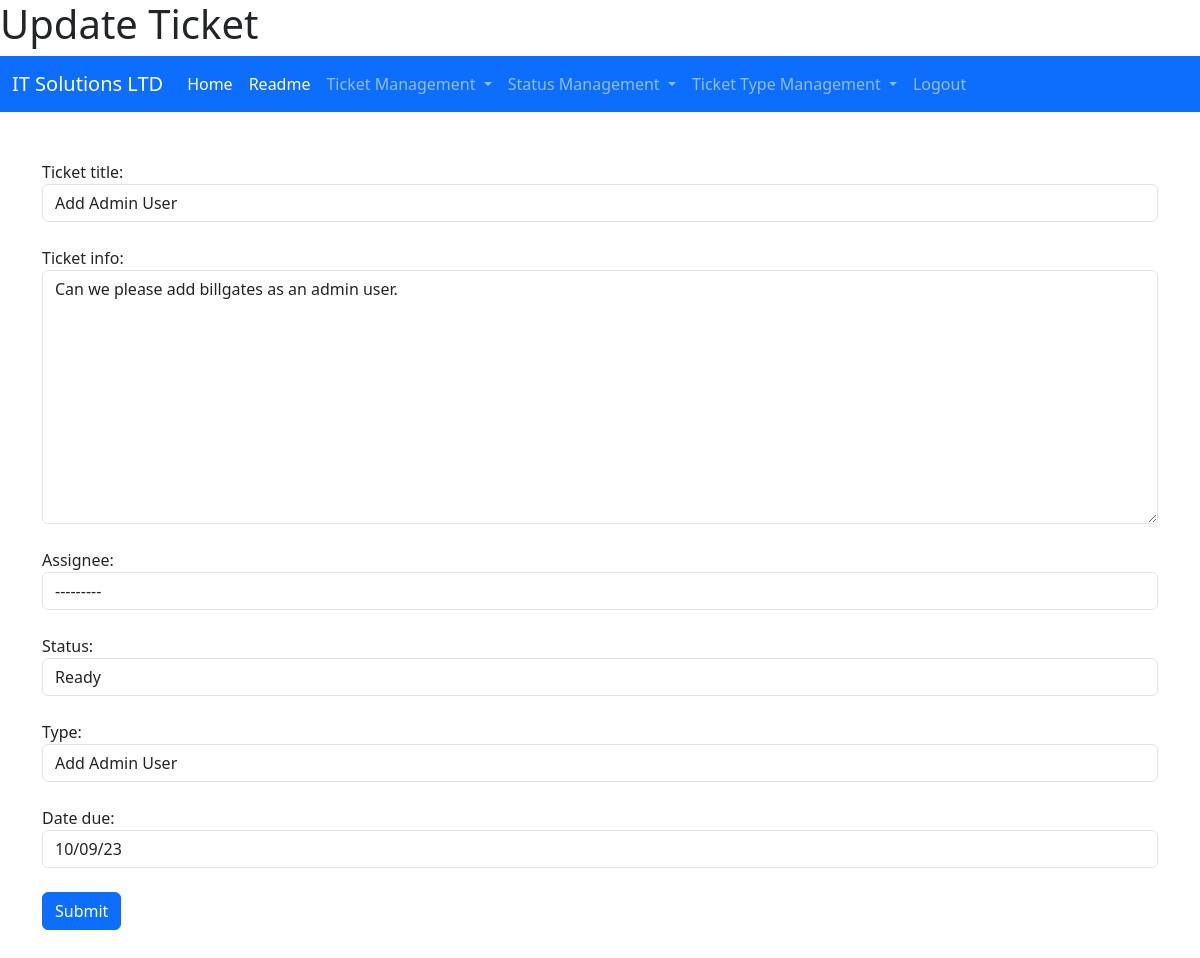
Page /update_ticket/23 (signed in) on the committed database.
### myapp/models.py (models this page shows)
class Ticket(models.Model):
    ticket_id = models.AutoField(primary_key=True, null=False)
    ticket_title = models.CharField(max_length=100, null=False)
    ticket_info = models.CharField(max_length=2000, blank=True, null=True)
    assignee = models.ForeignKey(User, blank=True, on_delete=models.CASCADE, null=True)
    status = models.ForeignKey(Status, on_delete=models.CASCADE, null=True)
    type = models.ForeignKey(TicketType, on_delete=models.CASCADE, null=True)
    date_reported = models.DateField(null=False)
    date_due = models.DateField(blank=True, null=True)
    reporter_id = models.PositiveIntegerField(null=False, default=0)

### myapp/views.py (the view)
# urls.py: path("update_ticket/<int:id>", views.UpdateTicket, name="Update Ticket"),
@login_required(login_url="/login")
def UpdateTicket(request, id):
    ticket = Ticket.objects.get(ticket_id=id)
    if can_user_update_ticket(request, ticket):
        form = AddTicket(request.POST or None, instance=ticket)
        if form.is_valid():
            form.save(request=request)
            messages.success(request, message=f"Ticket {id} Updated")
            return redirect("View Tickets")
        return render(
            request, "myapp/form.html", {"form": form, "title": "Update Ticket"}
        )
    else:
        messages.error(
            request,
            message="You are not an admin user, the assigned user or the user who created this ticket. You cannot update this ticket.",
        )
        return redirect("View Tickets")

### myapp/forms.py (shortened to what this page needs)
class AddTicket(forms.ModelForm):
    class Meta:
        model = Ticket
        fields = (
            "ticket_title",
            "ticket_info",
            "assignee",
            "status",
            "type",
            "date_due",
        )
        widgets = {
            "ticket_title": forms.TextInput(attrs={"class": "form-control"}),
            "ticket_info": forms.Textarea(attrs={"class": "form-control"}),
            "assignee": forms.Select(attrs={"class": "form-control"}),
            "status": forms.Select(attrs={"class": "form-control"}),
            "type": forms.Select(attrs={"class": "form-control"}),
            "date_due": forms.DateInput(
                attrs={"class": "form-control"}, format="%d/%m/%y"
            ),
        }

### myapp/models.py (called while the page is built)
    def __str__(self) -> str:
        return self.status_name

    def __str__(self):
        return self.type_name

### myapp/views.py (called while the page is built)
def can_user_update_ticket(request, ticket: Ticket) -> bool:
    try:
        return (
            request.user.id == ticket.reporter_id
            or request.user.is_superuser
            or request.user.id == ticket.assignee.id
        )
    except:
        return False

### myapp/templates/myapp/form.html (shortened to what this page needs)
{% extends "myapp/base.html" %}
{% block title %}
<h1>{{title}}</h1>
{% endblock %}
{% block content %}
<div class="container py-5">
    <div class="form-group">
        <form method="POST">
            {% for field in form.visible_fields %}
                <div class="fieldWrapper">
                    {{ field.label_tag }} {{ field }}
                    <br>
                </div>
            {% endfor %}
            <button class="btn btn-primary" type="submit">Submit</button>
        </form>
    </div>
</div>
{% endblock %}

### rows in the picture
Ticket: visible_fields "Add Admin User" "Can we please add billgates as an admin user." "---------" "Ready" "Add Admin User" "10/09/23"

### other values in the picture
{{ field.label_tag }} "Ticket title:" "Ticket info:" "Assignee:" "Status:" "Type:" "Date due:"
